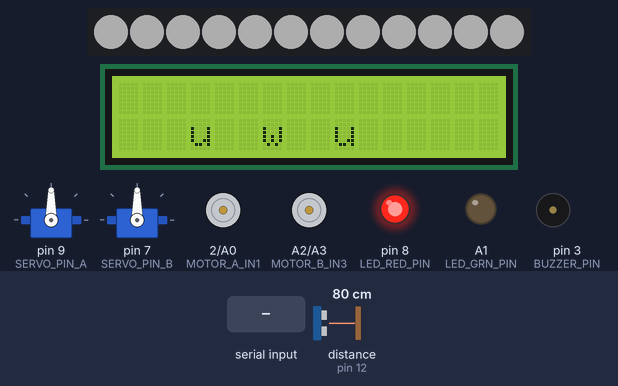
Simulated run of this program. Board: Arduino Uno, built with avr-gcc and run on an emulated ATmega328P. On the bench: 2 × servo, 12 RGB LEDs in strip order, left to right, 16×2 character LCD, motor-driver pin pairs drawn as motors (green arrow = first pin HIGH = forward, orange = second pin HIGH = backward, longer = more drive, scaled by the enable pin), output pins drawn as LEDs (lit = HIGH), buzzer (waves = sounding, pin HIGH). Wiring (inferred from the names in the program): ultrasonic range finder: trigger pin 13; echo pin 12. The test bench sets the inputs (shaded band); at power-on: distance to the obstacle (sensor on pin 12) 80 cm. The echo pulse lasts 58.3 µs per cm; dim RGB values are drawn brighter than linear; random numbers use the default seed unless the program sets one; pins used as bus, display or sensor lines are not drawn.

Above: at 3.6 s.
3.7 s: "W" received over Serial
At 6.5 s:
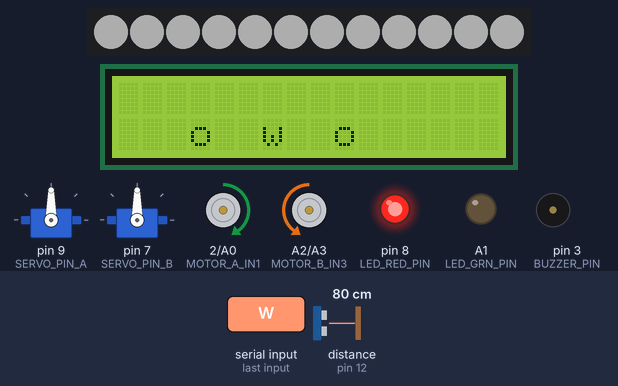
6.7 s: "S" received over the second serial link
At 7.9 s:
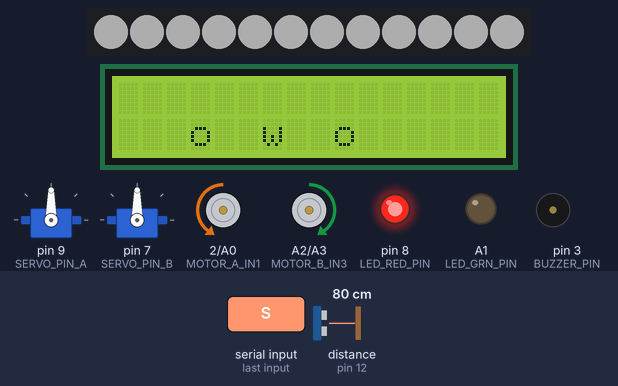
8.2 s: "Q" received over Serial
At 9.0 s:
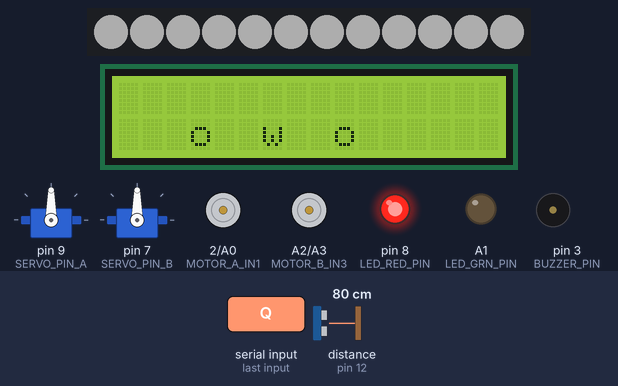
9.7 s: "W" received over the second serial link
At 12.8 s:
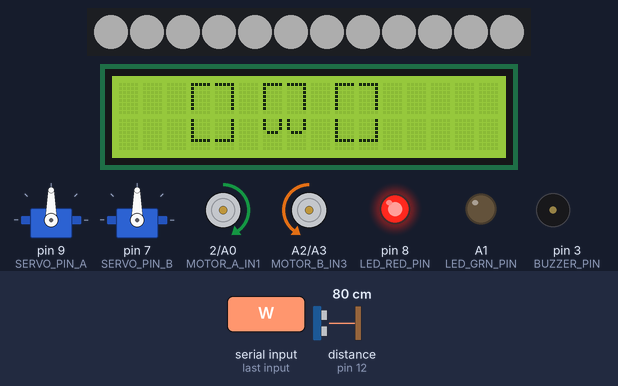
Timing chart, 0 to 13.7 s (numbered marks = the images above; inputs shaded):
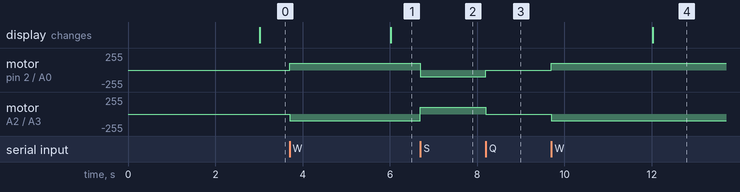

The program:

main.cpp
```cpp
#include <Arduino.h>
#include <Adafruit_NeoPixel.h>
#include <SoftwareSerial.h>
#include <Servo.h>
#include <Wire.h>
#include <LiquidCrystal_I2C.h>

//config
#define LED_PIN     4
#define NUM_LEDS    12
#define BT_RX       10
#define BT_TX       11
#define TRIG_PIN    13
#define ECHO_PIN    12
#define SERVO_PIN_A 9
#define SERVO_PIN_B 7
#define BUZZER_PIN  3
#define LED_RED_PIN 8
#define LED_GRN_PIN A1
#define DETECT_CM   10

#define MOTOR_A_ENA   6
#define MOTOR_A_IN1   2
#define MOTOR_A_IN2   A0
#define MOTOR_B_ENB   5
#define MOTOR_B_IN3   A2
#define MOTOR_B_IN4   A3
#define MOTOR_SPEED   100

#define SERVO_NEUTRAL    90
#define SERVO_MAX_OFFSET 30
#define SERVO_MIN        (SERVO_NEUTRAL - SERVO_MAX_OFFSET)
#define SERVO_MAX        (SERVO_NEUTRAL + SERVO_MAX_OFFSET)

Adafruit_NeoPixel strip(NUM_LEDS, LED_PIN, NEO_GRB + NEO_KHZ800);
SoftwareSerial bt(BT_RX, BT_TX);
Servo servoA;
Servo servoB;
LiquidCrystal_I2C lcd(0x27, 16, 2);

// big font maps
// each letter is 2 chars wide x 2 rows tall
// custom chars (slots 0-7):
// 0=top-left block, 1=top-right block, 2=bottom-left block, 3=bottom-right block
// 4=full block, 5=bottom bar, 6=left col, 7=right col

byte c_TL[8] = { // top-left of U, W, O
  B11111,
  B10000,
  B10000,
  B10000,
  B10000,
  B10000,
  B10000,
  B00000
};
byte c_TR[8] = { // top-right of U, W, O
  B11111,
  B00001,
  B00001,
  B00001,
  B00001,
  B00001,
  B00001,
  B00000
};
byte c_BL_U[8] = { // bottom-left of U
  B10000,
  B10000,
  B10000,
  B10000,
  B10000,
  B11111,
  B00000,
  B00000
};
byte c_BR_U[8] = { // bottom-right of U
  B00001,
  B00001,
  B00001,
  B00001,
  B00001,
  B11111,
  B00000,
  B00000
};
byte c_W_MID[8] = { // middle join of W bottom
  B10001,
  B10001,
  B10001,
  B01110,
  B00000,
  B00000,
  B00000,
  B00000
};
byte c_O_BL[8] = { // bottom-left of O
  B10000,
  B10000,
  B10000,
  B10000,
  B10000,
  B11111,
  B00000,
  B00000
};


// slot assignments:
// 0 = c_TL
// 1 = c_TR
// 2 = c_BL_U  (bottom-left U and O)
// 3 = c_BR_U  (bottom-right U and O)
// 4 = c_W_MID

void initBigFont() {
  lcd.createChar(0, c_TL);
  lcd.createChar(1, c_TR);
  lcd.createChar(2, c_BL_U);
  lcd.createChar(3, c_BR_U);
  lcd.createChar(4, c_W_MID);
}

// print a big 2 wide letter at col position
// row 0 = top row, row 1 = bottom row of LCD
void bigU(int col) {
  lcd.setCursor(col, 0); lcd.write(0); lcd.write(1);
  lcd.setCursor(col, 1); lcd.write(2); lcd.write(3);
}

void bigO(int col) {
  lcd.setCursor(col, 0); lcd.write(0); lcd.write(1);
  lcd.setCursor(col, 1); lcd.write(2); lcd.write(3);
}

void bigW(int col) {
  lcd.setCursor(col, 0); lcd.write(0); lcd.write(1);
  lcd.setCursor(col, 1); lcd.write(4); lcd.write(4);
}

// lowercase versions, just print normal chars centered on row 1 only
void smallu(int col) {
  lcd.setCursor(col, 0); lcd.print("  ");
  lcd.setCursor(col, 1); lcd.print("u ");
}
void smallo(int col) {
  lcd.setCursor(col, 0); lcd.print("  ");
  lcd.setCursor(col, 1); lcd.print("o ");
}
void smallw(int col) {
  lcd.setCursor(col, 0); lcd.print("  ");
  lcd.setCursor(col, 1); lcd.print("w ");
}

void showFace(const char* face) {
  lcd.clear();
  // each face is 3 chars, each big char is 2 cols wide + 1 space = 3 cols
  // total = 9 cols, center on 16 col display: start at col (16-9)/2 = 3
  int startCol = 3;
  for (int i = 0; i < 3; i++) {
    int col = startCol + i * 3;
    char c = face[i];
    if      (c == 'U') bigU(col);
    else if (c == 'u') smallu(col);
    else if (c == 'W') bigW(col);
    else if (c == 'w') smallw(col);
    else if (c == 'O') bigO(col);
    else if (c == 'o') smallo(col);
  }
}

// faces
const char* faces[] = { "UWU", "OWO", "owo", "uwu" };
unsigned long lastFaceChange = 0;
#define FACE_INTERVAL 3000

void randomFace() {
  showFace(faces[random(4)]);
}

// ring light
const uint8_t BRIGHTNESS_PRESETS[4] = { 15, 50, 120, 255 };
uint8_t currentBrightness = 50;

void applyRingLight() {
  for (int i = 0; i < NUM_LEDS; i++)
    strip.setPixelColor(i, strip.Color(currentBrightness, currentBrightness, currentBrightness));
  strip.show();
}

void setBtLed(bool connected) {
  digitalWrite(LED_GRN_PIN, connected ? HIGH : LOW);
  digitalWrite(LED_RED_PIN, connected ? LOW  : HIGH);
}

void writeServos(int posA, int posB) {
  posA = constrain(posA, SERVO_MIN, SERVO_MAX);
  posB = constrain(posB, SERVO_MIN, SERVO_MAX);
  servoA.write(posA);
  servoB.write(posB);
}

void centreServos() { writeServos(SERVO_NEUTRAL, SERVO_NEUTRAL); }

void motorAForward()  { digitalWrite(MOTOR_A_IN1, HIGH); digitalWrite(MOTOR_A_IN2, LOW);  analogWrite(MOTOR_A_ENA, MOTOR_SPEED); }
void motorABackward() { digitalWrite(MOTOR_A_IN1, LOW);  digitalWrite(MOTOR_A_IN2, HIGH); analogWrite(MOTOR_A_ENA, MOTOR_SPEED); }
void motorAStop()     { analogWrite(MOTOR_A_ENA, 0); digitalWrite(MOTOR_A_IN1, LOW); digitalWrite(MOTOR_A_IN2, LOW); }

void motorBForward()  { digitalWrite(MOTOR_B_IN3, LOW);  digitalWrite(MOTOR_B_IN4, HIGH); analogWrite(MOTOR_B_ENB, MOTOR_SPEED); }
void motorBBackward() { digitalWrite(MOTOR_B_IN3, HIGH); digitalWrite(MOTOR_B_IN4, LOW);  analogWrite(MOTOR_B_ENB, MOTOR_SPEED); }
void motorBStop()     { analogWrite(MOTOR_B_ENB, 0); digitalWrite(MOTOR_B_IN3, LOW); digitalWrite(MOTOR_B_IN4, LOW); }

void motorsForward()  { motorAForward();  motorBForward();  }
void motorsBackward() { motorABackward(); motorBBackward(); }
void motorsStop()     { motorAStop();     motorBStop();     }

void beep(int freq, int dur) { tone(BUZZER_PIN, freq, dur); }

unsigned long lastPing = 0;
#define PING_INTERVAL 100

long getDistanceCM() {
  digitalWrite(TRIG_PIN, LOW);
  delayMicroseconds(2);
  digitalWrite(TRIG_PIN, HIGH);
  delayMicroseconds(10);
  digitalWrite(TRIG_PIN, LOW);
  long duration = pulseIn(ECHO_PIN, HIGH, 30000);
  return duration * 0.034 / 2;
}

void checkSensor() {
  if (millis() - lastPing < PING_INTERVAL) return;
  lastPing = millis();
  long dist = getDistanceCM();
  if (dist > 0 && dist < DETECT_CM) beep(1500, 100);
}

void handleCmd(char cmd) {
  switch (cmd) {
    case 'W': case 'w': motorsForward();  break;
    case 'S': case 's': motorsBackward(); break;
    case 'Q': case 'q': motorsStop();     break;
    case 'X': case 'x': motorsStop();     break;
    case 'A': case 'a': writeServos(SERVO_MIN, SERVO_MAX); break;
    case 'D': case 'd': writeServos(SERVO_MAX, SERVO_MIN); break;
    case 'E': case 'e': centreServos(); break;
    case 'C': case 'c': centreServos(); setBtLed(true);  break;
    case 'Z': case 'z': setBtLed(false); motorsStop(); centreServos(); break;
    case '1': currentBrightness = BRIGHTNESS_PRESETS[0]; applyRingLight(); break;
    case '2': currentBrightness = BRIGHTNESS_PRESETS[1]; applyRingLight(); break;
    case '3': currentBrightness = BRIGHTNESS_PRESETS[2]; applyRingLight(); break;
    case '4': currentBrightness = BRIGHTNESS_PRESETS[3]; applyRingLight(); break;
  }
}

void setup() {
  Serial.begin(9600);
  bt.begin(9600);
  randomSeed(analogRead(A5));

  pinMode(TRIG_PIN, OUTPUT);
  pinMode(ECHO_PIN, INPUT);
  pinMode(BUZZER_PIN, OUTPUT);
  pinMode(LED_RED_PIN, OUTPUT);
  pinMode(LED_GRN_PIN, OUTPUT);

  pinMode(MOTOR_A_ENA, OUTPUT); pinMode(MOTOR_A_IN1, OUTPUT); pinMode(MOTOR_A_IN2, OUTPUT); motorAStop();
  pinMode(MOTOR_B_ENB, OUTPUT); pinMode(MOTOR_B_IN3, OUTPUT); pinMode(MOTOR_B_IN4, OUTPUT); motorBStop();

  servoA.attach(SERVO_PIN_A);
  servoB.attach(SERVO_PIN_B);
  centreServos();

  strip.begin();
  applyRingLight();
  setBtLed(false);

  lcd.init();
  lcd.init();
  lcd.backlight();
  initBigFont();
  randomFace();
}

void loop() {
  while (Serial.available()) handleCmd((char)Serial.read());
  while (bt.available()) handleCmd((char)bt.read());
  checkSensor();

  if (millis() - lastFaceChange > FACE_INTERVAL) {
    lastFaceChange = millis();
    randomFace();
  }
}
```

Measured:
- after the input at 3.7 s, motor on pin 2 (MOTOR_A_IN1) / A0 (MOTOR_A_IN2): stopped → forward 100/255 at once; motor on A2 (MOTOR_B_IN3) / A3 (MOTOR_B_IN4): stopped → backward 100/255 at once
- after the input at 6.7 s, motor on pin 2 (MOTOR_A_IN1) / A0 (MOTOR_A_IN2): forward 100/255 → backward 100/255 at once; motor on A2 (MOTOR_B_IN3) / A3 (MOTOR_B_IN4): backward 100/255 → forward 100/255 at once
- after the input at 8.2 s, motor on pin 2 (MOTOR_A_IN1) / A0 (MOTOR_A_IN2): backward 100/255 → stopped at once; motor on A2 (MOTOR_B_IN3) / A3 (MOTOR_B_IN4): forward 100/255 → stopped at once
- after the input at 9.7 s, motor on pin 2 (MOTOR_A_IN1) / A0 (MOTOR_A_IN2): stopped → forward 100/255 at once; motor on A2 (MOTOR_B_IN3) / A3 (MOTOR_B_IN4): stopped → backward 100/255 at once
